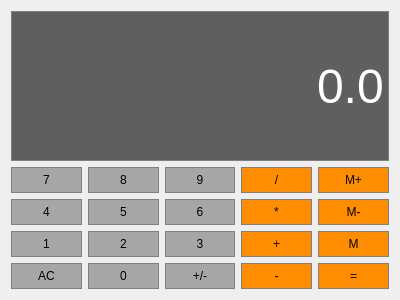
<?xml version="1.0" encoding="UTF-8"?>
<ui version="4.0">
 <class>calculatrice</class>
 <widget class="QWidget" name="calculatrice">
  <property name="geometry">
   <rect>
    <x>0</x>
    <y>0</y>
    <width>400</width>
    <height>300</height>
   </rect>
  </property>
  <property name="windowTitle">
   <string>Form</string>
  </property>
  <layout class="QGridLayout" name="gridLayout">
   <item row="2" column="0">
    <widget class="QPushButton" name="Button4">
     <property name="sizePolicy">
      <sizepolicy hsizetype="Preferred" vsizetype="Preferred">
       <horstretch>0</horstretch>
       <verstretch>0</verstretch>
      </sizepolicy>
     </property>
     <property name="styleSheet">
      <string notr="true">QPushButton{
background-color: rgb(166, 166, 166);
border:1px solid gray;
padding:5px;
}

QPushButton:pressed{
background-color: rgb(166, 166, 166);
border:1px solid gray;
padding:5px;
}</string>
     </property>
     <property name="text">
      <string>4</string>
     </property>
    </widget>
   </item>
   <item row="3" column="0">
    <widget class="QPushButton" name="Button1">
     <property name="sizePolicy">
      <sizepolicy hsizetype="Preferred" vsizetype="Preferred">
       <horstretch>0</horstretch>
       <verstretch>0</verstretch>
      </sizepolicy>
     </property>
     <property name="styleSheet">
      <string notr="true">QPushButton{
background-color: rgb(166, 166, 166);
border:1px solid gray;
padding:5px;
}

QPushButton:pressed{
background-color: rgb(166, 166, 166);
border:1px solid gray;
padding:5px;
}</string>
     </property>
     <property name="text">
      <string>1</string>
     </property>
    </widget>
   </item>
   <item row="4" column="4">
    <widget class="QPushButton" name="Equals">
     <property name="sizePolicy">
      <sizepolicy hsizetype="Preferred" vsizetype="Preferred">
       <horstretch>0</horstretch>
       <verstretch>0</verstretch>
      </sizepolicy>
     </property>
     <property name="styleSheet">
      <string notr="true">QPushButton{
	background-color: rgb(255, 141, 1);border:1px solid gray;
padding:5px;
}

QPushButton:pressed{
	background-color: rgb(255, 141, 1);border:1px solid gray;
padding:5px;
}</string>
     </property>
     <property name="text">
      <string>=</string>
     </property>
    </widget>
   </item>
   <item row="3" column="4">
    <widget class="QPushButton" name="MemGet">
     <property name="sizePolicy">
      <sizepolicy hsizetype="Preferred" vsizetype="Preferred">
       <horstretch>0</horstretch>
       <verstretch>0</verstretch>
      </sizepolicy>
     </property>
     <property name="styleSheet">
      <string notr="true">QPushButton{
	background-color: rgb(255, 141, 1);border:1px solid gray;
padding:5px;
}

QPushButton:pressed{	background-color: rgb(255, 141, 1);
border:1px solid gray;
padding:5px;
}</string>
     </property>
     <property name="text">
      <string>M</string>
     </property>
    </widget>
   </item>
   <item row="1" column="3">
    <widget class="QPushButton" name="Divide">
     <property name="sizePolicy">
      <sizepolicy hsizetype="Preferred" vsizetype="Preferred">
       <horstretch>0</horstretch>
       <verstretch>0</verstretch>
      </sizepolicy>
     </property>
     <property name="styleSheet">
      <string notr="true">QPushButton{
	background-color: rgb(255, 141, 1);
border:1px solid gray;
padding:5px;
}

QPushButton:pressed{
	background-color: rgb(255, 141, 1);
border:1px solid gray;
padding:5px;
}</string>
     </property>
     <property name="text">
      <string>/</string>
     </property>
    </widget>
   </item>
   <item row="1" column="1">
    <widget class="QPushButton" name="Button8">
     <property name="sizePolicy">
      <sizepolicy hsizetype="Preferred" vsizetype="Preferred">
       <horstretch>0</horstretch>
       <verstretch>0</verstretch>
      </sizepolicy>
     </property>
     <property name="styleSheet">
      <string notr="true">QPushButton{
	background-color: rgb(166, 166, 166);
border:1px solid gray;
padding:5px;
}

QPushButton:pressed{
background-color: rgb(166, 166, 166);
border:1px solid gray;
padding:5px;
}</string>
     </property>
     <property name="text">
      <string>8</string>
     </property>
    </widget>
   </item>
   <item row="1" column="2">
    <widget class="QPushButton" name="Button9">
     <property name="sizePolicy">
      <sizepolicy hsizetype="Preferred" vsizetype="Preferred">
       <horstretch>0</horstretch>
       <verstretch>0</verstretch>
      </sizepolicy>
     </property>
     <property name="styleSheet">
      <string notr="true">QPushButton{
background-color: rgb(166, 166, 166);
border:1px solid gray;
padding:5px;
}

QPushButton:pressed{
background-color: rgb(166, 166, 166);
border:1px solid gray;
padding:5px;
}</string>
     </property>
     <property name="text">
      <string>9</string>
     </property>
    </widget>
   </item>
   <item row="2" column="1">
    <widget class="QPushButton" name="Button5">
     <property name="sizePolicy">
      <sizepolicy hsizetype="Preferred" vsizetype="Preferred">
       <horstretch>0</horstretch>
       <verstretch>0</verstretch>
      </sizepolicy>
     </property>
     <property name="styleSheet">
      <string notr="true">QPushButton{
background-color: rgb(166, 166, 166);
border:1px solid gray;
padding:5px;
}

QPushButton:pressed{
background-color: rgb(166, 166, 166);
border:1px solid gray;
padding:5px;
}</string>
     </property>
     <property name="text">
      <string>5</string>
     </property>
    </widget>
   </item>
   <item row="4" column="1">
    <widget class="QPushButton" name="Button0">
     <property name="sizePolicy">
      <sizepolicy hsizetype="Preferred" vsizetype="Preferred">
       <horstretch>0</horstretch>
       <verstretch>0</verstretch>
      </sizepolicy>
     </property>
     <property name="styleSheet">
      <string notr="true">QPushButton{
background-color: rgb(166, 166, 166);
border:1px solid gray;
padding:5px;
}

QPushButton:pressed{
background-color: rgb(166, 166, 166);
border:1px solid gray;
padding:5px;
}</string>
     </property>
     <property name="text">
      <string>0</string>
     </property>
    </widget>
   </item>
   <item row="3" column="1">
    <widget class="QPushButton" name="Button2">
     <property name="sizePolicy">
      <sizepolicy hsizetype="Preferred" vsizetype="Preferred">
       <horstretch>0</horstretch>
       <verstretch>0</verstretch>
      </sizepolicy>
     </property>
     <property name="styleSheet">
      <string notr="true">QPushButton{
background-color: rgb(166, 166, 166);
border:1px solid gray;
padding:5px;
}

QPushButton:pressed{
background-color: rgb(166, 166, 166);
border:1px solid gray;
padding:5px;
}</string>
     </property>
     <property name="text">
      <string>2</string>
     </property>
    </widget>
   </item>
   <item row="4" column="0">
    <widget class="QPushButton" name="Clear">
     <property name="sizePolicy">
      <sizepolicy hsizetype="Preferred" vsizetype="Preferred">
       <horstretch>0</horstretch>
       <verstretch>0</verstretch>
      </sizepolicy>
     </property>
     <property name="styleSheet">
      <string notr="true">QPushButton{
background-color: rgb(166, 166, 166);
border:1px solid gray;
padding:5px;
}

QPushButton:pressed{background-color: rgb(166, 166, 166);
border:1px solid gray;
padding:5px;
}</string>
     </property>
     <property name="text">
      <string>AC</string>
     </property>
    </widget>
   </item>
   <item row="2" column="3">
    <widget class="QPushButton" name="Multiply">
     <property name="sizePolicy">
      <sizepolicy hsizetype="Preferred" vsizetype="Preferred">
       <horstretch>0</horstretch>
       <verstretch>0</verstretch>
      </sizepolicy>
     </property>
     <property name="styleSheet">
      <string notr="true">QPushButton{
	background-color: rgb(255, 141, 1);border:1px solid gray;
padding:5px;
}

QPushButton:pressed{
	background-color: rgb(255, 141, 1);
border:1px solid gray;
padding:5px;
}</string>
     </property>
     <property name="text">
      <string>*</string>
     </property>
    </widget>
   </item>
   <item row="4" column="2">
    <widget class="QPushButton" name="ChangeSign">
     <property name="sizePolicy">
      <sizepolicy hsizetype="Preferred" vsizetype="Preferred">
       <horstretch>0</horstretch>
       <verstretch>0</verstretch>
      </sizepolicy>
     </property>
     <property name="styleSheet">
      <string notr="true">QPushButton{
background-color: rgb(166, 166, 166);
border:1px solid gray;
padding:5px;
}

QPushButton:pressed{
background-color: rgb(166, 166, 166);
border:1px solid gray;
padding:5px;
}</string>
     </property>
     <property name="text">
      <string>+/-</string>
     </property>
    </widget>
   </item>
   <item row="0" column="0" colspan="5">
    <widget class="QLineEdit" name="Display">
     <property name="sizePolicy">
      <sizepolicy hsizetype="Preferred" vsizetype="Expanding">
       <horstretch>0</horstretch>
       <verstretch>0</verstretch>
      </sizepolicy>
     </property>
     <property name="font">
      <font>
       <family>Yu Gothic UI</family>
       <pointsize>36</pointsize>
       <weight>9</weight>
       <italic>false</italic>
       <bold>false</bold>
      </font>
     </property>
     <property name="styleSheet">
      <string notr="true">background-color: rgb(95, 95, 95);
font: 75 36pt &quot;Yu Gothic UI&quot;;
color: rgb(255, 255, 255);

border:1px solid gray;



</string>
     </property>
     <property name="text">
      <string>0.0</string>
     </property>
     <property name="alignment">
      <set>Qt::AlignRight|Qt::AlignTrailing|Qt::AlignVCenter</set>
     </property>
    </widget>
   </item>
   <item row="3" column="2">
    <widget class="QPushButton" name="Button3">
     <property name="sizePolicy">
      <sizepolicy hsizetype="Preferred" vsizetype="Preferred">
       <horstretch>0</horstretch>
       <verstretch>0</verstretch>
      </sizepolicy>
     </property>
     <property name="styleSheet">
      <string notr="true">QPushButton{
background-color: rgb(166, 166, 166);
border:1px solid gray;
padding:5px;
}

QPushButton:pressed{
background-color: rgb(166, 166, 166);
border:1px solid gray;
padding:5px;
}</string>
     </property>
     <property name="text">
      <string>3</string>
     </property>
    </widget>
   </item>
   <item row="1" column="0">
    <widget class="QPushButton" name="Button7">
     <property name="sizePolicy">
      <sizepolicy hsizetype="Preferred" vsizetype="Preferred">
       <horstretch>0</horstretch>
       <verstretch>0</verstretch>
      </sizepolicy>
     </property>
     <property name="styleSheet">
      <string notr="true">QPushButton{
background-color: rgb(166, 166, 166);
border:1px solid gray;
padding:5px;
}

QPushButton:pressed{
background-color: rgb(166, 166, 166);
border:1px solid gray;
padding:5px;
}</string>
     </property>
     <property name="text">
      <string>7</string>
     </property>
    </widget>
   </item>
   <item row="4" column="3">
    <widget class="QPushButton" name="Subtract">
     <property name="sizePolicy">
      <sizepolicy hsizetype="Preferred" vsizetype="Preferred">
       <horstretch>0</horstretch>
       <verstretch>0</verstretch>
      </sizepolicy>
     </property>
     <property name="styleSheet">
      <string notr="true">QPushButton{
	background-color: rgb(255, 141, 1);border:1px solid gray;
padding:5px;
}

QPushButton:pressed{
	background-color: rgb(255, 141, 1);border:1px solid gray;
padding:5px;
}</string>
     </property>
     <property name="text">
      <string>-</string>
     </property>
    </widget>
   </item>
   <item row="3" column="3">
    <widget class="QPushButton" name="Add">
     <property name="sizePolicy">
      <sizepolicy hsizetype="Preferred" vsizetype="Preferred">
       <horstretch>0</horstretch>
       <verstretch>0</verstretch>
      </sizepolicy>
     </property>
     <property name="styleSheet">
      <string notr="true">QPushButton{
	background-color: rgb(255, 141, 1);
border:1px solid gray;
padding:5px;
}

QPushButton:pressed{
	background-color: rgb(255, 141, 1);border:1px solid gray;
padding:5px;
}</string>
     </property>
     <property name="text">
      <string>+</string>
     </property>
    </widget>
   </item>
   <item row="1" column="4">
    <widget class="QPushButton" name="MemAdd">
     <property name="sizePolicy">
      <sizepolicy hsizetype="Preferred" vsizetype="Preferred">
       <horstretch>0</horstretch>
       <verstretch>0</verstretch>
      </sizepolicy>
     </property>
     <property name="styleSheet">
      <string notr="true">QPushButton{
	background-color: rgb(255, 141, 1);

border:1px solid gray;
padding:5px;
}

QPushButton:pressed{
	background-color: rgb(255, 141, 1);border:1px solid gray;
padding:5px;
}</string>
     </property>
     <property name="text">
      <string>M+</string>
     </property>
    </widget>
   </item>
   <item row="2" column="4">
    <widget class="QPushButton" name="MemClear">
     <property name="sizePolicy">
      <sizepolicy hsizetype="Preferred" vsizetype="Preferred">
       <horstretch>0</horstretch>
       <verstretch>0</verstretch>
      </sizepolicy>
     </property>
     <property name="styleSheet">
      <string notr="true">QPushButton{
	background-color: rgb(255, 141, 1);border:1px solid gray;
padding:5px;
}

QPushButton:pressed{
	background-color: rgb(255, 141, 1);border:1px solid gray;
padding:5px;
}</string>
     </property>
     <property name="text">
      <string>M-</string>
     </property>
    </widget>
   </item>
   <item row="2" column="2">
    <widget class="QPushButton" name="Button6">
     <property name="sizePolicy">
      <sizepolicy hsizetype="Preferred" vsizetype="Preferred">
       <horstretch>0</horstretch>
       <verstretch>0</verstretch>
      </sizepolicy>
     </property>
     <property name="styleSheet">
      <string notr="true">QPushButton{
background-color: rgb(166, 166, 166);
border:1px solid gray;
padding:5px;
}

QPushButton:pressed{
background-color: rgb(166, 166, 166);
border:1px solid gray;
padding:5px;
}</string>
     </property>
     <property name="text">
      <string>6</string>
     </property>
    </widget>
   </item>
  </layout>
 </widget>
 <resources/>
 <connections/>
</ui>
